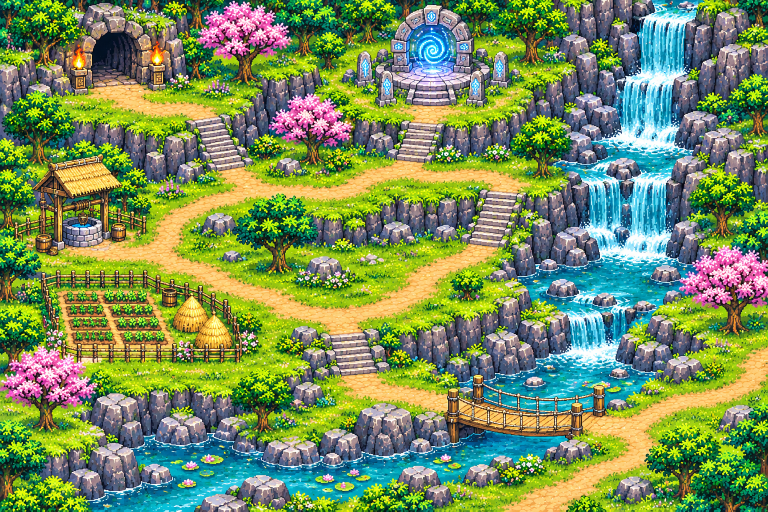
#> input picture assets/maps_src/field2_base.png, 1536 x 1024 px (shown at 1/2 size); its folder holds only this picture in this run
$ python draw_walkways.py
#> lines starting #> are read from the running program, lines starting #| are printed output that depends on the picture
#!/usr/bin/env python3
"""V2-R24 ทางเดินไม้บนน้ำ (สะพานทางเดิน) วาดทับภาพแผนที่สะอาด แบบพิกเซลอาร์ต
ต้นฉบับไม่ถูกแก้: assets/maps_src/<zone>_base.png → assets/maps_src/<zone>.png
ช่องที่วาดต้องเปิดใน LINK ของ tools/build_clean_masks.py ด้วย (WALKWAYS ใช้ร่วมกัน)
รัน: python3 tools/draw_walkways.py && python3 tools/build_clean_masks.py && python3 tools/embed_maps.py && node tools/extract-shared.js
"""
import os
from PIL import Image, ImageDraw
ROOT = os.path.dirname(os.path.dirname(os.path.abspath(__file__)))
T = 32
# (x0, y0, x1, y1) ช่อง 32 px รวมปลาย — แนวนอน (ไม้กระดานเรียงตั้ง)
WALKWAYS = {
    'field2': [
        (32, 18, 42, 19),   # ข้ามแอ่งน้ำตก ไปลานซากุระฝั่งขวา
        (5, 27, 6, 29),     # ทางลงจากลานซากุระซ้ายล่าง
        (5, 29, 29, 30),    # ทางยาวกลางลำธารด้านล่าง
        (13, 28, 18, 30),   # ลานไม้กลางน้ำ (จุดเกิดมอนสเตอร์)
    ],
}
WOOD, WOOD_L, WOOD_D, GAP, POST, SHADOW = (156, 101, 56), (196, 140, 84), (110, 68, 34), (74, 44, 22), (86, 52, 26), (20, 40, 50, 110)
ROPE = (222, 196, 140)

def draw(zid):
#> called with zid = 'field2'
    im = Image.open(os.path.join(ROOT, 'assets/maps_src', zid + '_base.png')).convert('RGBA')
    sh = Image.new('RGBA', im.size, (0, 0, 0, 0)); ds = ImageDraw.Draw(sh)
#> after `sh = Image.new('RGBA', im.size, (0, 0, 0, 0))`: sh: PIL image 1536x1024 RGBA; every value is 0
    for x0, y0, x1, y1 in WALKWAYS[zid]:  # เงาบนผิวน้ำ
        ds.rectangle((x0 * T + 4, y1 * T + T, x1 * T + T + 4, y1 * T + T + 7), fill=SHADOW)
    im.alpha_composite(sh); d = ImageDraw.Draw(im)
#> after `im.alpha_composite(sh)`:
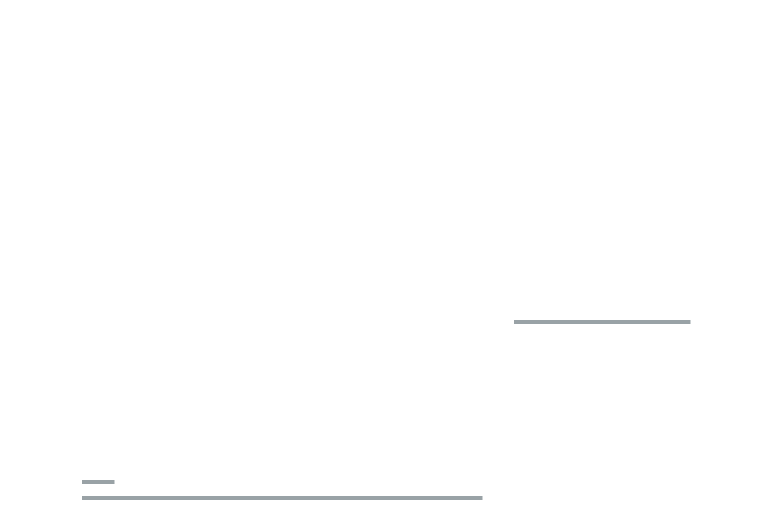
#> sh: PIL image 1536x1024 RGBA (shown at 1/2 size); mean R, G, B, A 0.1, 0.2, 0.3, 0.7; transparent parts drawn white
    for x0, y0, x1, y1 in WALKWAYS[zid]:
        L, Tp, R, B = x0 * T, y0 * T + 2, x1 * T + T - 1, y1 * T + T - 1
        d.rectangle((L, Tp, R, B), fill=WOOD)
        for x in range(L, R, 8):  # แผ่นไม้ + ลายเสี้ยน
            d.line((x, Tp, x, B), fill=GAP)
            d.line((x + 1, Tp, x + 1, B), fill=WOOD_L)
            for y in range(Tp + 5 + (x // 8 % 3) * 4, B - 2, 13):
                d.line((x + 3, y, x + 5, y), fill=WOOD_D)
        d.rectangle((L, Tp, R, Tp + 2), fill=WOOD_L)          # ขอบบนสว่าง
        d.rectangle((L, B - 3, R, B), fill=WOOD_D)            # ขอบล่างมืด
        d.rectangle((L, Tp, L + 1, B), fill=WOOD_D); d.rectangle((R - 1, Tp, R, B), fill=WOOD_D)
    for x0, y0, x1, y1 in WALKWAYS[zid]:  # ราวเชือก + เสา (วาดหลังพื้นทุกช่วง ไม่ให้ทับกัน)
        L, Tp, R, B = x0 * T, y0 * T + 2, x1 * T + T - 1, y1 * T + T - 1
        for yy in (Tp, B - 2):
            if any(o != (x0, y0, x1, y1) and o[0] * T <= L + 8 and o[2] * T + T >= R - 8 and o[1] * T <= yy <= o[3] * T + T for o in WALKWAYS[zid]):
                continue
            xs = list(range(L + 2, R - 6, 48)) + [R - 7]
            d.line((L + 4, yy - 8, R - 4, yy - 8), fill=ROPE, width=2)
            for x in xs:
                d.rectangle((x, yy - 13, x + 5, yy + 2), fill=POST); d.rectangle((x, yy - 13, x + 5, yy - 12), fill=WOOD_L); d.rectangle((x + 4, yy - 12, x + 5, yy + 2), fill=GAP)
    im.convert('RGB').save(os.path.join(ROOT, 'assets/maps_src', zid + '.png'))
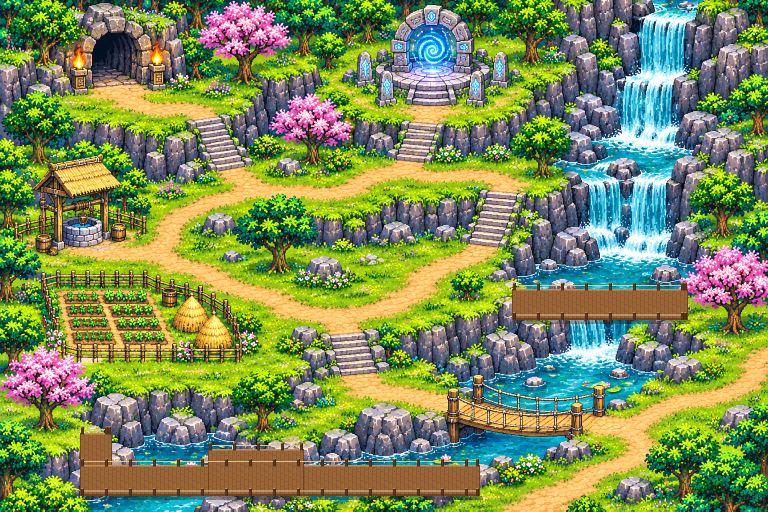
#> saved as field2.png: PIL image 1536x1024 RGB (shown at 1/2 size); mean R, G, B 123.7, 140.3, 86.6
    print(zid, 'วาดทางเดิน', len(WALKWAYS[zid]), 'ช่วง')

if __name__ == '__main__':
    for z in WALKWAYS:
        draw(z)
